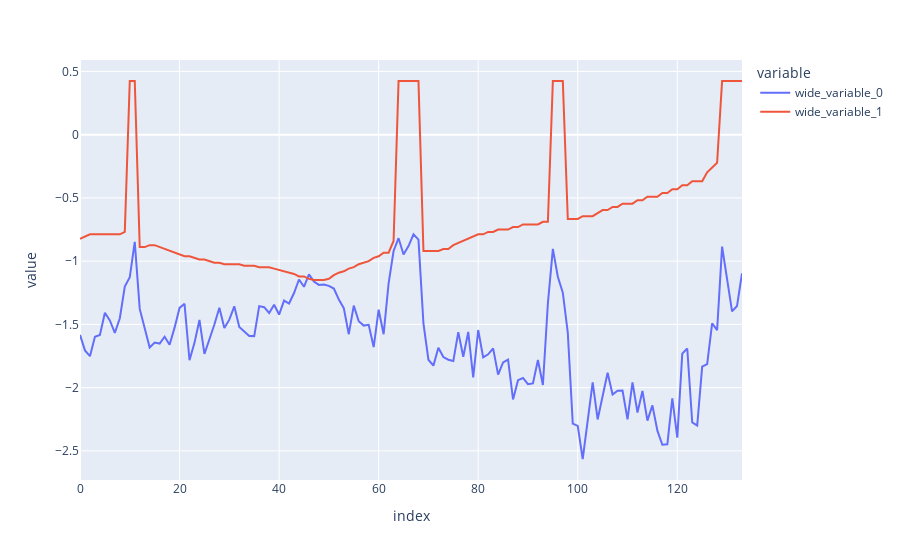

The notebook cell this image was saved under:
### Code cell
pitches = detect(s, frame_time=0.25)
v = np.zeros(len(pitches))
for i, f in enumerate(pitches):
    tw = se[4000*i:4096+4000*i]#.numpy()
    v[i] = (freq_percence(tw, 16000, np.arange(-3, 4, 1)+f.numpy(), 8000)).mean()
px.line(y=[v, pitches/200-2])

### Figure 1 — Plotly figure (JSON) as saved in the notebook; plotly's stock layout.template omitted (floating-point values rounded to 4 significant figures; data arrays with more than 128 entries replaced by an {"elided": "..."} marker saying what was removed)
{"data": [{"hovertemplate": "variable=wide_variable_0<br>index=%{x}<br>value=%{y}<extra></extra>", "legendgroup": "wide_variable_0", "line": {"color": "#636efa", "dash": "solid"}, "marker": {"symbol": "circle"}, "mode": "lines", "name": "wide_variable_0", "orientation": "v", "showlegend": true, "type": "scatter", "x": {"elided": "134 int values"}, "xaxis": "x", "y": {"elided": "134 float values"}, "yaxis": "y"}, {"hovertemplate": "variable=wide_variable_1<br>index=%{x}<br>value=%{y}<extra></extra>", "legendgroup": "wide_variable_1", "line": {"color": "#EF553B", "dash": "solid"}, "marker": {"symbol": "circle"}, "mode": "lines", "name": "wide_variable_1", "orientation": "v", "showlegend": true, "type": "scatter", "x": {"elided": "134 int values"}, "xaxis": "x", "y": {"elided": "134 float values"}, "yaxis": "y"}], "layout": {"autosize": true, "legend": {"title": {"text": "variable"}, "tracegroupgap": 0}, "margin": {"t": 60}, "xaxis": {"anchor": "y", "autorange": true, "domain": [0, 1], "range": [0, 133], "title": {"text": "index"}, "type": "linear"}, "yaxis": {"anchor": "x", "autorange": true, "domain": [0, 1], "range": [-2.73, 0.5903], "title": {"text": "value"}, "type": "linear"}}}
